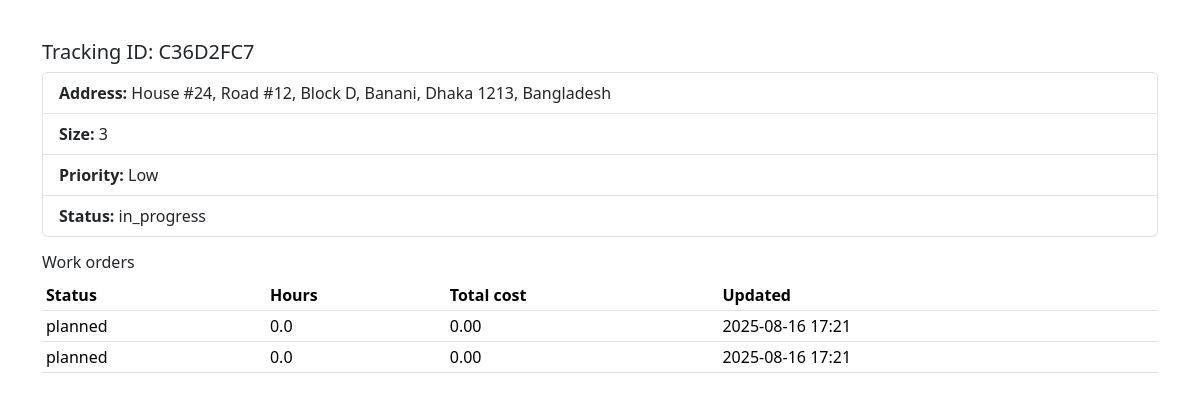
Screenshot of /track/C36D2FC7 with the database file from the repository.
### models.py (models this page shows)
class TimestampMixin:
    created_at = db.Column(db.DateTime, default=datetime.utcnow)
    updated_at = db.Column(db.DateTime, default=datetime.utcnow, onupdate=datetime.utcnow)

class Pothole(TimestampMixin, db.Model):
    id = db.Column(db.Integer, primary_key=True)
    public_id = db.Column(db.String(16), unique=True, index=True)
    street_address = db.Column(db.String(255), nullable=False)
    address_norm = db.Column(db.String(255), index=True)
    latitude = db.Column(db.Float)
    longitude = db.Column(db.Float)
    size_1_10 = db.Column(db.Integer, nullable=False)
    location_type = db.Column(db.String(30))  # middle/curb/edge
    district_id = db.Column(db.Integer, db.ForeignKey("district.id"))
    district = db.relationship("District")
    priority = db.Column(db.String(10))       # Low/Medium/High
    status = db.Column(db.String(20), default="reported")
    reporter_name = db.Column(db.String(120))
    reporter_email = db.Column(db.String(120))
    reporter_phone = db.Column(db.String(32))
    work_orders = db.relationship("WorkOrder", backref="pothole", lazy="dynamic", cascade="all, delete-orphan")
    photos = db.relationship("Photo", backref="pothole", lazy="dynamic", cascade="all, delete-orphan")
    reports = db.relationship("PotholeReport", backref="pothole", lazy="dynamic", cascade="all, delete-orphan")

class WorkOrder(TimestampMixin, db.Model):
    id = db.Column(db.Integer, primary_key=True)
    pothole_id = db.Column(db.Integer, db.ForeignKey("pothole.id"), nullable=False)
    crew_id = db.Column(db.Integer, db.ForeignKey("crew.id"))
    crew = db.relationship("Crew")
    start_at = db.Column(db.DateTime)
    end_at = db.Column(db.DateTime)
    hours_applied = db.Column(db.Float, default=0)
    people_used = db.Column(db.Integer, default=0)
    filler_material_kg = db.Column(db.Float, default=0)
    material_cost = db.Column(db.Float, default=0)
    equipment_cost = db.Column(db.Float, default=0)
    labor_cost = db.Column(db.Float, default=0)
    total_cost = db.Column(db.Float, default=0)
    status = db.Column(db.String(20), default="planned")
    notes = db.Column(db.Text)

### blueprints/public/routes.py (the view)
@bp.route("/track/<public_id>")
def track(public_id):
    pothole = Pothole.query.filter_by(public_id=public_id).first_or_404()
    work_orders = pothole.work_orders.order_by(WorkOrder.updated_at.desc()).all()
    return render_template("public/track.html", pothole=pothole, work_orders=work_orders)

### templates/public/track.html
﻿{% extends "base.html" %}
{% block content %}
<h1 class="h5">Tracking ID: {{ pothole.public_id }}</h1>
<ul class="list-group mb-3">
  <li class="list-group-item"><strong>Address:</strong> {{ pothole.street_address }}</li>
  <li class="list-group-item"><strong>Size:</strong> {{ pothole.size_1_10 }}</li>
  <li class="list-group-item"><strong>Priority:</strong> {{ pothole.priority }}</li>
  <li class="list-group-item"><strong>Status:</strong> {{ pothole.status }}</li>
</ul>
{% if work_orders %}
<h2 class="h6">Work orders</h2>
<table class="table table-sm">
  <thead><tr><th>Status</th><th>Hours</th><th>Total cost</th><th>Updated</th></tr></thead>
  <tbody>
    {% for wo in work_orders %}
    <tr>
      <td>{{ wo.status }}</td>
      <td>{{ '%.1f'|format(wo.hours_applied or 0) }}</td>
      <td>{{ '%.2f'|format(wo.total_cost or 0) }}</td>
      <td>{{ wo.updated_at.strftime("%Y-%m-%d %H:%M") if wo.updated_at else '' }}</td>
    </tr>
    {% endfor %}
  </tbody>
</table>
{% endif %}
{% endblock %}

### rows the page displays
Pothole: public_id "C36D2FC7", street_address "House #24, Road #12, Block D, Banani, Dhaka 1213, Bangladesh", size_1_10 "3", priority "Low", status "in_progress"
WorkOrder: status "planned", hours_applied "0.0", total_cost "0.00", updated_at "2025-08-16 17:21"
WorkOrder: status "planned", hours_applied "0.0", total_cost "0.00", updated_at "2025-08-16 17:21"
